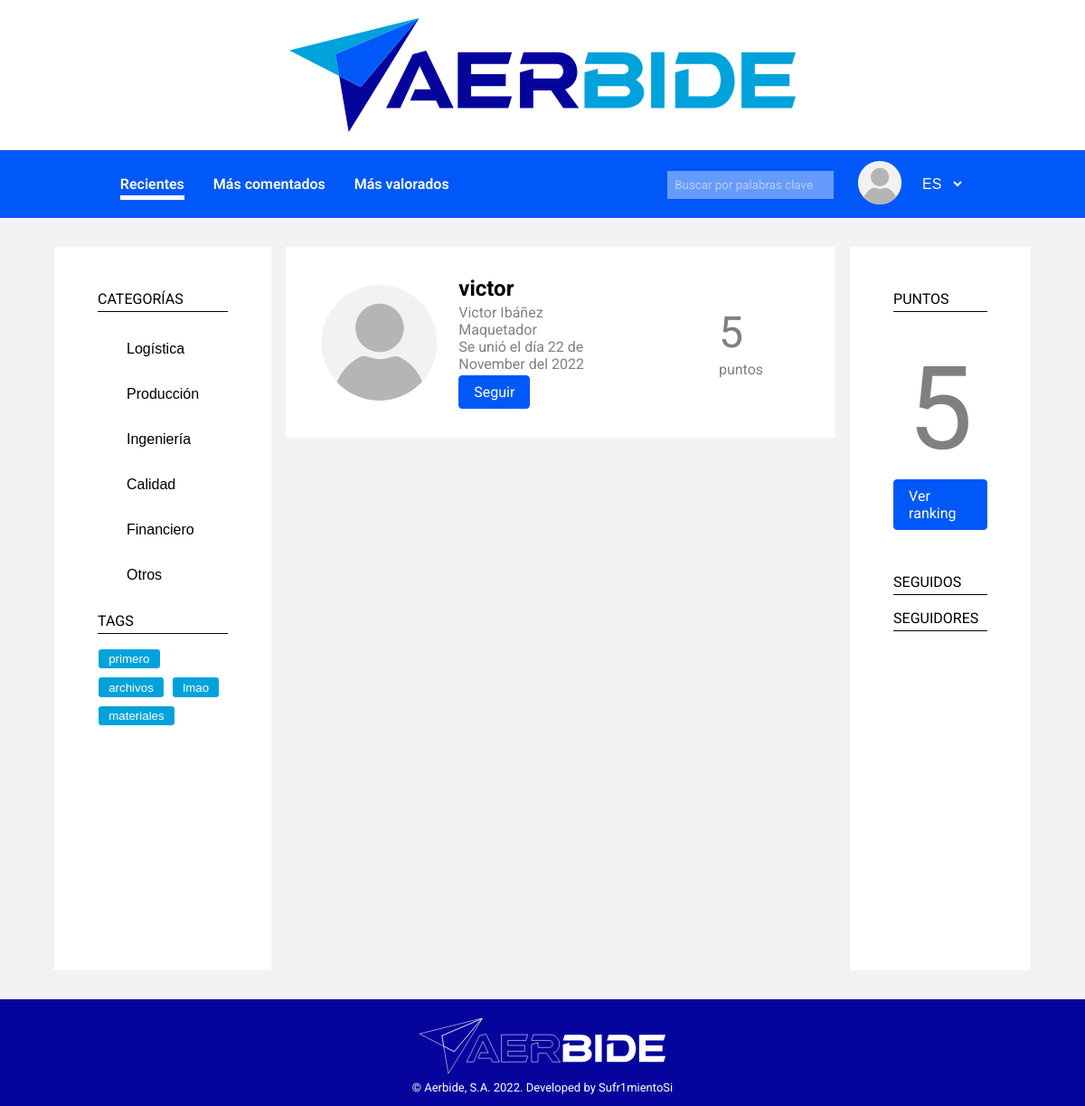
/user.php?user=3 (signed in), run on an earlier commit of the app's database.
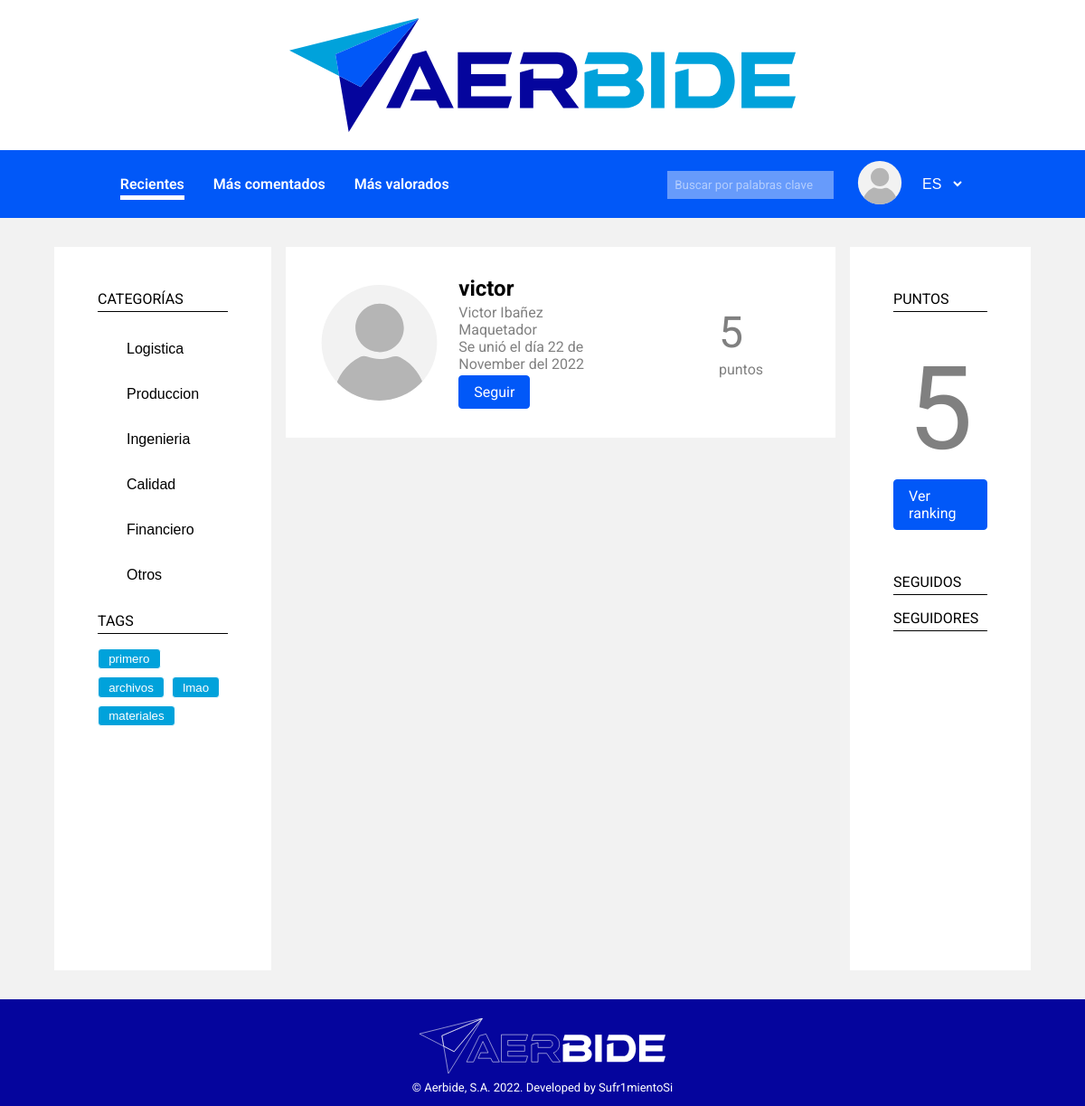
And on a later commit of the database.
### tables this page shows
CREATE TABLE `users` (
  `id` int(11) NOT NULL,
  `username` varchar(255) NOT NULL,
  `name` varchar(255) NOT NULL,
  `surname` varchar(255) DEFAULT NULL,
  `image` varchar(255) DEFAULT NULL,
  `date` date NOT NULL DEFAULT current_timestamp(),
  `points` int(11) NOT NULL DEFAULT 0,
  `job` varchar(64) DEFAULT NULL,
  `passwd` varchar(255) NOT NULL
);

CREATE TABLE `categories` (
  `id` int(11) NOT NULL,
  `name` varchar(255) NOT NULL
);

CREATE TABLE `tags` (
  `id` int(11) NOT NULL,
  `name` varchar(255) NOT NULL,
  `counter` int(11) NOT NULL
);

### src/user.php (called while the page is built, shortened)
<?php
require_once "app/__include.inc.php";
$user = $session->getCurrentUser();
if (isset($_GET['user'])) {
    $id = abs(intval($_GET['user']));
    if ($id != $user->getId() && ($u = UserRepository::getUserById($id))) {
        $user = $u;
    }
}
include_views([
    "views/header.view.php",
    "views/user.view.php",
    "views/footer.view.php"
])
?>

### src/app/db/repositories/category_repo.inc.php (called while the page is built, shortened)
<?php
abstract class CategoryRepository {
    public static function getAllCategories(): array {
        global $db;
        $categs = [];
        $sql = 'SELECT * FROM categories';
        $statement = $db->prepare($sql);
        $statement->setFetchMode(PDO::FETCH_ASSOC);
        $statement->execute();
        while (($data = $statement->fetch())) {
            $categs[] = new CategoryEntity(
                intval($data['id']),
                $data['name']
            );
        }
        return $categs;
    }
}

### src/app/db/entities/category_entity.inc.php (called while the page is built)
<?php
class CategoryEntity {
    private $id;
    private $name;
    public function __construct(int $id, string $name) {
        $this->id = $id;
        $this->name = $name;
    }
    public function getId(): int {
        return $this->id;
    }
    public function getName(): string {
        return $this->name;
    }
}

### src/app/db/repositories/tag_repo.inc.php (called while the page is built, shortened)
<?php
abstract class TagRepository {
    public static function getAllTags(int $limit = 10): array{
        global $db;
        $tags = [];
        $sql = "SELECT * FROM tags ORDER BY counter DESC LIMIT $limit";
        $statement = $db->prepare($sql);
        $statement->setFetchMode(PDO::FETCH_ASSOC);
        $statement->execute();
        while ($data = $statement->fetch()) {
            $tags[] = new TagEntity(
                intval($data['id']),
                $data['name'],
                intval($data['counter'])
            );
        }
        return $tags;
    }
}

### src/app/db/entities/tag_entity.inc.php (called while the page is built, shortened)
<?php
class TagEntity {
    private $id;
    private $name;
    public function __construct(int $id, string $name, int $counter) {
        $this->id = $id;
        $this->name = strtolower($name);
    }
    public function getId(): int {
        return $this->id;
    }
    public function getName(): string {
        return $this->name;
    }
}

### src/app/db/entities/user_entity.inc.php (called while the page is built, shortened)
<?php
class UserEntity {
    private $username;
    private $name;
    private $surname;
    private $date;
    private $points;
    private $job;
    public function __construct(int $id, string $username, string $name, string|null $surname, string|null $image,
        int $date, int $points, string|null $job, string $passwd) {
            $this->username = $username;
            $this->name = $name;
            $this->surname = $surname;
            $this->date = new DateTime();
            $this->date->setTimeStamp($date);
            $this->points = $points;
            $this->job = $job;
    }
    public function getUsername(): string {
        return $this->username;
    }
    public function getName(): string {
        return $this->name;
    }
    public function getSurname(): string|null {
        return $this->surname;
    }
    public function getCreationDate(): DateTime {
        return $this->date;
    }
    public function getPoints(): int {
        return $this->points;
    }
    public function getJob(): string|null {
        return $this->job;
    }
}

### src/app/db/repositories/user_repo.inc.php (called while the page is built, shortened)
<?php
abstract class UserRepository {
    private static function parseUserFromData(array $data) : UserEntity {
        return new UserEntity(
            $data['id'],
            $data['username'],
            $data['name'],
            $data['surname'],
            $data['image'],
            strtotime($data['date']),
            $data['points'],
            $data['job'],
            $data['passwd']
        );
    }
    public static function getUserById(int $id): UserEntity|null {
        global $db;
        $sql = 'SELECT * FROM users WHERE id = :id';
        $statement = $db->prepare($sql);
        $statement->setFetchMode(PDO::FETCH_ASSOC);
        $statement->execute([
            ':id' => $id
        ]);
        if (($data = $statement->fetch())) {
            return self::parseUserFromData($data);
        }
        return null;
    }
}

### src/app/session.inc.php (called while the page is built, shortened)
<?php
class SessionManager {
    private $currentUser;
    public function __construct() {
        $this->get_current_user();
    }
    private function get_current_user() {
        $id = $this->get('_uid');
        if (is_int($id)) {
            $this->currentUser = UserRepository::getUserById($id);
        }
    }
    public function get(string $key): mixed {
        return array_key_exists($key, $_SESSION) ? $_SESSION[$key] : null;
    }
    public function getCurrentUser(): UserEntity|null {
        return $this->currentUser;
    }
}
$session = new SessionManager();

### src/app/__include.inc.php (called while the page is built, shortened)
<?php
require_once "session.inc.php";
require_once "utils.inc.php";

### src/views/partials/sidebar_left.php (the view)
<aside class="sidebar-left">
    <div>
        <h3>CATEGORÍAS</h3>
        <ul>
            <?php foreach (CategoryRepository::getAllCategories() as $category): ?>
                <li>
                    <button class="aside-category" data-id="<?php echo $category->getId(); ?>">
                        <?php echo $category->getName(); ?>
                    </button>
                </li>
            <?php endforeach; ?>
        </ul>
    </div>
    <div>
        <h3>TAGS</h3>
        <ul class="tags-list">
            <?php foreach (TagRepository::getAllTags() as $tag): ?>
                <li>
                    <button class="tag" data-id="<?php echo $tag->getId(); ?>">
                        <?php echo $tag->getName(); ?>
                    </button>
                </li>
            <?php endforeach; ?>
        </ul>
    </div>
</aside>

### src/app/utils.inc.php (shortened to what this page needs)
<?php
function include_views(array $views) {
    echo '<!DOCTYPE html><html lang="es"><head>';
    echo '</head><body>';
    foreach ($views as $view) {
        include $view;
    }
    echo '</body></html>';
}

### src/views/header.view.php (shortened to what this page needs)
<?php
    $currentLang = isset($_COOKIE[LANGUAGE_COOKIE])
        ? $_COOKIE[LANGUAGE_COOKIE]
        : 'ES';
?>
<header>
    <a href="/index.php"><img class="logo" src="img/aerbide-logo.svg" alt="logo-aerbide"></a>
    <div class="navigation">
        <nav>
            <ul>
                <li><a class="selected" data-name="newest" href="#">Recientes</a></li>
                <li><a class="unselected" data-name="mostCommented" href="#">Más comentados</a></li>
                <li><a class="unselected" data-name="mostLiked" href="#">Más valorados</a></li>
            </ul>
        </nav>
        <div class="rightnav">
            <div class="search">
                <form class="form-search" action="">
                    <input id="searchtext" type="text" placeholder="Buscar por palabras clave">
                </form>
            </div>
            <div class="flex-container">
                <button id="userbtn">
                    <img src="img/user-default-image.svg" alt="usuario activo" class="author-icon">
                </button>
                <select id="langsel" class="select-category">
                    <?php foreach (LANGUAGES as $lang): ?>
                        <option
                            value="<?php echo $lang; ?>"
                            <?php if ($lang == $currentLang) { echo 'selected'; } ?>
                        ><?php echo $lang; ?></option>
                    <?php endforeach; ?>
                </select>
            </div>
        </div>
    </div>
</header>

### src/views/user.view.php (shortened to what this page needs)
<?php
    $user = $GLOBALS['user'];
?>
<div class="content">
    <?php include 'partials/sidebar_left.php' ?>
    <main>
        <div class="user-panel">
            <div class="flex-container user-pannel">
                <div class="flex-container">
                    <img src="img/user-default-image.svg" alt="" class="author-icon-big">
                    <div class="flex-container-column">
                        <h2><?php echo $user->getUsername() ?></h2>
                        <div>
                            <p><?php echo $user->getName() . ' ' . $user->getSurname(); ?></p>
                            <?php
                                if ($job = $user->getJob()) {
                                    echo '<p>' . $job . '</p>';
                                }
                            ?>
                            <p class="data">
                                <?php
                                    $date = $user->getCreationDate();
                                    echo 'Se unió el día ' . $date->format('j \d\e F \d\e\l Y');
                                ?>
                            </p>
                        </div>
                        <div class="no-se-como-arreglar-esto-de-una-manera-mejor">
                            <button class="button-blue" id="userfollowbtn">Seguir</button>
                        </div>
                    </div>
                </div>
                <div class="flex-container-column">
                    <p class="points"><?php echo $user->getPoints() ?></p>
                    <p>puntos</p>
                </div>
            </div>
        </div>
    </main>
    <?php include 'partials/sidebar_right.php'?>
</div>

### src/views/partials/sidebar_right.php (shortened to what this page needs)
<aside class="sidebar-right">
    <div>
        <h3>puntos</h3>
        <div class="flex-container-column">
            <p class="points"><?php echo $GLOBALS['session']->getCurrentUser()->getPoints() ?></p>
            <a class="button-blue" href="/ranking.php">Ver ranking</a>
        </div>
    </div>
    <div>
        <h3>seguidos</h3>
    </div>
    <div>
        <h3>seguidores</h3>
    </div>
</aside>

### src/views/footer.view.php
<footer>
    <img class="logo-footer" src="img/aerbide-logo-negative.svg" alt="logo-aerbide-negativo">
    <p>&#169 Aerbide, S.A. 2022. Developed by Sufr1mientoSi</p>
</footer>

### src/styles/global.css (style rules this page uses)
:root { --color-dark-blue: #05059d; --color-medium-blue: #0158f8; --color-light-blue: #00a2db; --color-search-blue: #679bfb; --color-light-grey: #f2f2f2; --color-dark-grey: #b5b5b5; }
* { padding: 0; margin: 0; box-sizing: border-box; }
body { font-family: 'Roboto', sans-serif; background-color: var(--color-light-grey); }
ul { list-style: none; }
h3 { color: black; }
a { color: black; text-decoration: none; }
.button-blue, .button-white, .button-dark-blue { text-decoration: none; font-size: 1rem; font-family: 'Roboto'; display: inline-block; border-radius: 0.25rem; overflow: hidden; padding: 0.5rem 1rem; margin: 0; transition: all 0.1s ease-in; }
.button-blue, .button-white:hover { color: white; border: 0.1rem solid var(--color-medium-blue); background-color: var(--color-medium-blue); }
button { cursor: pointer; }
.tags-list { list-style: none; display: flex; flex-wrap: wrap; gap: 0.5rem; margin: 0.3rem 0; }
.tag { text-decoration: none; display: inline-block; font-weight: 400; border: 0.1rem solid white; border-radius: 0.25rem; background-color: var(--color-light-blue); color: white; overflow: hidden; padding: 0.2rem 0.7rem; margin: 0; }
.data { color: grey; }
.author-icon { height: 3rem; }
.author-icon-big { height: 8rem; }
.select-category { border: 0.15rem solid lightgrey; height: 2.1rem; overflow: hidden; width: 16rem; position:relative; }
select { background: transparent; border: none; font-size: 16px; padding-left: 0.5rem; padding-bottom: 0.35rem; height: 2.1rem; width: 16rem; }
.select-category::after { content:"\025be"; display:table-cell; padding-top:7px; text-align:center; width:30px; height:30px; background-color: lightgrey; position:absolute; top:0; right:0px; pointer-events: none; color: white; }
form { display: flex; flex-direction: column; gap: 1em; background-color: white; padding: 1rem; margin-top: 1.5rem; }
form input[type="text"], form input[type="password"], form textarea { width: 100%; box-shadow: 0; background: transparent; border: 0.15rem solid lightgrey; }
form input[type="text"], form input[type="password"] { height: 2.1rem; font-family: 'Roboto'; color: grey; padding: 1rem; }
.flex-container { display: flex; align-items: center; gap: 1rem; }
.flex-container-column { display: flex; flex-direction: column; gap: 0.2rem; }

### src/styles/layout.css (style rules this page uses)
.content { display: grid; grid-template-columns: repeat(5, 1fr); grid-template-areas: "l m m m r"; column-gap: 1rem; width: 90%; min-height: 100vh; margin: 2rem auto; }
.content main { grid-area: m; }
.content .sidebar-left { grid-area: l; }
.content .sidebar-right { grid-area: r; }

### src/styles/footer.css (style rules this page uses)
footer { display: flex; flex-direction: column; justify-content: center; align-items: center; background-color: var(--color-dark-blue); color: white; padding: 1em; font-size: 70%; }
footer .logo-footer { max-width: 35%; padding: 0.5rem; }
@media screen and (min-width: 900px) { footer { font-size: small; } }
@media screen and (min-width: 900px) { footer .logo-footer { max-width: 18rem; padding: 0.5rem; } }

### src/styles/asides.css (style rules this page uses)
aside { width: 100%; height: 100%; background-color: white; padding: 3rem; }
aside > div { margin-bottom: 1rem; }
aside h3 { font-size: 1rem; font-weight: 400; text-transform: uppercase; padding-bottom: 0.25rem; margin-bottom: 1rem; border-bottom: 0.1rem solid black; }
aside ul li button.aside-category { border: none; font-size: 1rem; text-align: left; width: 100%; padding: 1rem 2rem; background-color: transparent; cursor: pointer; }
aside a.button-blue { width: fit-content; }
aside p.points { text-align: center; font-size: 8em; color: grey; padding: 1rem 1rem 0rem 1rem; }
aside .flex-container-column { justify-content: center; align-items: center; margin-bottom: 3rem; }

### src/styles/user.css (style rules this page uses)
.user-panel .flex-container { padding: 1rem 5rem 1rem 1rem; justify-content: space-between; background-color: white; }
.points { font-size: 3rem; color: grey; }
.user-panel p { color: grey; }
.no-se-como-arreglar-esto-de-una-manera-mejor { padding-left: 0; }

What changed in the data, as far as the page shows it:
changed users "victor": surname "Ibáñez" → "Ibañez"
changed categories: name "Logística" → "Logistica"
changed categories: name "Producción" → "Produccion"
changed categories: name "Ingeniería" → "Ingenieria"
